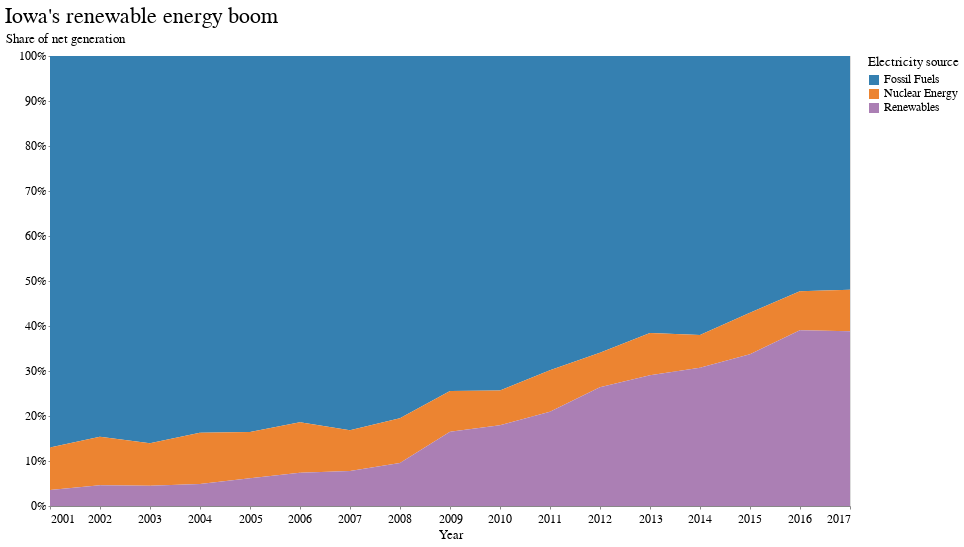

Source (notebook cell):
### Code cell
source = data.iowa_electricity()

alt.Chart(source, title="Iowa's renewable energy boom").mark_area().encode(
    x=alt.X(
        "year:T",
        title="Year"
    ),
    y=alt.Y(
        "net_generation:Q",
        stack="normalize",
        title="Share of net generation",
        axis=alt.Axis(format=".0%"),
    ),
    color=alt.Color(
        "source:N",
        legend=alt.Legend(title="Electricity source"),
    )
)

### Figure 1 — Vega-Lite specification as saved in the notebook (floating-point values rounded to 4 significant figures)
{"$schema": "https://vega.github.io/schema/vega-lite/v2.6.0.json", "config": {"arc": {"fill": "#82c6df"}, "area": {"fill": "#82c6df"}, "axis": {"labelFont": "Benton Gothic, sans", "labelFontSize": 11.5, "labelFontWeight": "normal", "titleFont": "Benton Gothic Bold, sans", "titleFontSize": 13, "titleFontWeight": "normal"}, "axisX": {"labelAngle": 0, "labelPadding": 4, "tickSize": 3}, "axisY": {"labelBaseline": "middle", "maxExtent": 45, "minExtent": 45, "tickSize": 2, "titleAlign": "left", "titleAngle": 0, "titleX": -45, "titleY": -11}, "background": "#ffffff", "bar": {"fill": "#82c6df"}, "legend": {"labelFont": "Benton Gothic, sans", "labelFontSize": 11.5, "symbolType": "square", "titleFont": "Benton Gothic Bold, sans", "titleFontSize": 13, "titleFontWeight": "normal"}, "line": {"stroke": "#82c6df", "strokeWidth": 3}, "path": {"stroke": "#82c6df"}, "range": {"category": ["#3580b1", "#ec8431", "#ab7fb4", "#c89d29", "#adc839", "#829eb1"], "diverging": ["#e68a4f", "#f4bb6a", "#f9e39c", "#dadfe2", "#a6b7c6", "#849eae"], "heatmap": ["#fbf2c7", "#f9e39c", "#f8d36e", "#f4bb6a", "#e68a4f", "#d15a40", "#ab4232"], "ordinal": ["#fbf2c7", "#f9e39c", "#f8d36e", "#f4bb6a", "#e68a4f", "#d15a40", "#ab4232"], "ramp": ["#fbf2c7", "#f9e39c", "#f8d36e", "#f4bb6a", "#e68a4f", "#d15a40", "#ab4232"]}, "rect": {"fill": "#82c6df"}, "shape": {"stroke": "#82c6df"}, "symbol": {"fill": "#82c6df", "size": 30}, "title": {"anchor": "start", "font": "Benton Gothic Bold, sans", "fontColor": "#000000", "fontSize": 22, "fontWeight": ["normal"]}, "view": {"height": 450, "width": 800}}, "data": {"name": "data-bb61008ba0c766c5601afa5323d12ad4"}, "datasets": {"data-bb61008ba0c766c5601afa5323d12ad4": [{"net_generation": 35361, "source": "Fossil Fuels", "year": "2001-01-01T00:00:00"}, {"net_generation": 35991, "source": "Fossil Fuels", "year": "2002-01-01T00:00:00"}, {"net_generation": 36234, "source": "Fossil Fuels", "year": "2003-01-01T00:00:00"}, {"net_generation": 36205, "source": "Fossil Fuels", "year": "2004-01-01T00:00:00"}, {"net_generation": 36883, "source": "Fossil Fuels", "year": "2005-01-01T00:00:00"}, {"net_generation": 37014, "source": "Fossil Fuels", "year": "2006-01-01T00:00:00"}, {"net_generation": 41389, "source": "Fossil Fuels", "year": "2007-01-01T00:00:00"}, {"net_generation": 42734, "source": "Fossil Fuels", "year": "2008-01-01T00:00:00"}, {"net_generation": 38620, "source": "Fossil Fuels", "year": "2009-01-01T00:00:00"}, {"net_generation": 42750, "source": "Fossil Fuels", "year": "2010-01-01T00:00:00"}, {"net_generation": 39361, "source": "Fossil Fuels", "year": "2011-01-01T00:00:00"}, {"net_generation": 37379, "source": "Fossil Fuels", "year": "2012-01-01T00:00:00"}, {"net_generation": 34873, "source": "Fossil Fuels", "year": "2013-01-01T00:00:00"}, {"net_generation": 35250, "source": "Fossil Fuels", "year": "2014-01-01T00:00:00"}, {"net_generation": 32319, "source": "Fossil Fuels", "year": "2015-01-01T00:00:00"}, {"net_generation": 28437, "source": "Fossil Fuels", "year": "2016-01-01T00:00:00"}, {"net_generation": 29329, "source": "Fossil Fuels", "year": "2017-01-01T00:00:00"}, {"net_generation": 3853, "source": "Nuclear Energy", "year": "2001-01-01T00:00:00"}, {"net_generation": 4574, "source": "Nuclear Energy", "year": "2002-01-01T00:00:00"}, {"net_generation": 3988, "source": "Nuclear Energy", "year": "2003-01-01T00:00:00"}, {"net_generation": 4929, "source": "Nuclear Energy", "year": "2004-01-01T00:00:00"}, {"net_generation": 4538, "source": "Nuclear Energy", "year": "2005-01-01T00:00:00"}, {"net_generation": 5095, "source": "Nuclear Energy", "year": "2006-01-01T00:00:00"}, {"net_generation": 4519, "source": "Nuclear Energy", "year": "2007-01-01T00:00:00"}, {"net_generation": 5282, "source": "Nuclear Energy", "year": "2008-01-01T00:00:00"}, {"net_generation": 4679, "source": "Nuclear Energy", "year": "2009-01-01T00:00:00"}, {"net_generation": 4451, "source": "Nuclear Energy", "year": "2010-01-01T00:00:00"}, {"net_generation": 5215, "source": "Nuclear Energy", "year": "2011-01-01T00:00:00"}, {"net_generation": 4347, "source": "Nuclear Energy", "year": "2012-01-01T00:00:00"}, {"net_generation": 5321, "source": "Nuclear Energy", "year": "2013-01-01T00:00:00"}, {"net_generation": 4152, "source": "Nuclear Energy", "year": "2014-01-01T00:00:00"}, {"net_generation": 5243, "source": "Nuclear Energy", "year": "2015-01-01T00:00:00"}, {"net_generation": 4703, "source": "Nuclear Energy", "year": "2016-01-01T00:00:00"}, {"net_generation": 5214, "source": "Nuclear Energy", "year": "2017-01-01T00:00:00"}, {"net_generation": 1437, "source": "Renewables", "year": "2001-01-01T00:00:00"}, {"net_generation": 1963, "source": "Renewables", "year": "2002-01-01T00:00:00"}, {"net_generation": 1885, "source": "Renewables", "year": "2003-01-01T00:00:00"}, {"net_generation": 2102, "source": "Renewables", "year": "2004-01-01T00:00:00"}, {"net_generation": 2724, "source": "Renewables", "year": "2005-01-01T00:00:00"}, {"net_generation": 3364, "source": "Renewables", "year": "2006-01-01T00:00:00"}, {"net_generation": 3870, "source": "Renewables", "year": "2007-01-01T00:00:00"}, {"net_generation": 5070, "source": "Renewables", "year": "2008-01-01T00:00:00"}, {"net_generation": 8560, "source": "Renewables", "year": "2009-01-01T00:00:00"}, {"net_generation": 10308, "source": "Renewables", "year": "2010-01-01T00:00:00"}, {"net_generation": 11795, "source": "Renewables", "year": "2011-01-01T00:00:00"}, {"net_generation": 14949, "source": "Renewables", "year": "2012-01-01T00:00:00"}, {"net_generation": 16476, "source": "Renewables", "year": "2013-01-01T00:00:00"}, {"net_generation": 17452, "source": "Renewables", "year": "2014-01-01T00:00:00"}, {"net_generation": 19091, "source": "Renewables", "year": "2015-01-01T00:00:00"}, {"net_generation": 21241, "source": "Renewables", "year": "2016-01-01T00:00:00"}, {"net_generation": 21933, "source": "Renewables", "year": "2017-01-01T00:00:00"}]}, "encoding": {"color": {"field": "source", "legend": {"title": "Electricity source"}, "type": "nominal"}, "x": {"field": "year", "title": "Year", "type": "temporal"}, "y": {"axis": {"format": ".0%"}, "field": "net_generation", "stack": "normalize", "title": "Share of net generation", "type": "quantitative"}}, "mark": "area", "title": "Iowa's renewable energy boom"}
